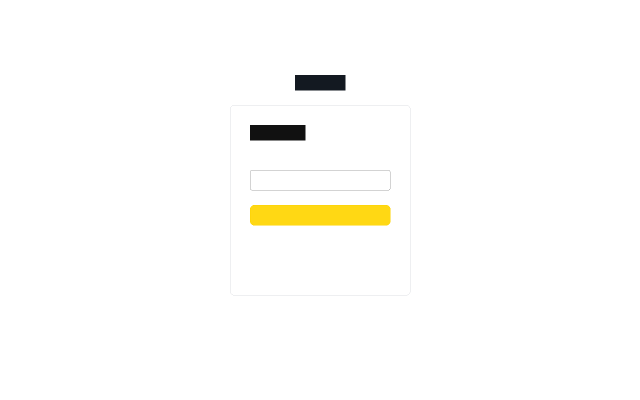
#> input picture backend/visual_intel/golden_templates/amazon.png, 1280 x 800 px (shown at 1/2 size); its folder holds only this picture in this run
$ python -i siamese_comparator.py   (imports and definitions only)   (older library calls are emulated)
#> lines starting #> are read from the running program, lines starting #| are printed output that depends on the picture
#> further down, picture is the input picture: shape (800, 1280, 3); mean B, G, R 250.8, 253, 253.4
"""
Robust Multi-Stage Siamese & Deep Structural Visual Comparator.
Features:
1. Multi-Frequency 2D-DCT (Global spatial frequency & macro layout)
2. Directional Sobel Gradient Histograms (Button, input field, and card boundaries)
3. Structural Similarity Index (SSIM) Luminance & Contrast Matrix
4. HSV Color Space Chromatic Histograms (Brand palette matching: Netflix red, Chase blue, etc.)
5. Semantic DOM Text Cross-Correlation (Brand keyword boost)
6. Strict Impersonation Discrepancy Gate (Matches visual brand vs authoritative domain registry)
"""
import os
import cv2
import numpy as np
from urllib.parse import urlparse
import tldextract

TEMPLATES_DIR = os.path.join(os.path.dirname(__file__), "golden_templates")

# Comprehensive authoritative brand domain registry
AUTHORITATIVE_DOMAINS = {
    "apple": ["apple.com", "icloud.com"],
    "paypal": ["paypal.com"],
    "microsoft": ["microsoft.com", "live.com", "office.com", "microsoftonline.com", "msn.com"],
    "google": ["google.com", "accounts.google.com", "youtube.com"],
    "amazon": ["amazon.com", "aws.amazon.com"],
    "netflix": ["netflix.com"],
    "chase": ["chase.com", "jpmorganchase.com"],
    "meta": ["facebook.com", "meta.com", "instagram.com"],
    "github": ["github.com"]
}

# Strict threshold for full brand match
VISUAL_MATCH_THRESHOLD = 0.72

# [24 lines left out: function calculate_ssim, not called in this run]

def extract_robust_visual_embedding(img_bgr: np.ndarray) -> dict:
    """
    Extracts a multi-modal visual descriptor containing:
    1. Spatial layout DCT vector (128-dim)
    2. Edge gradient direction orientation (64-dim)
    3. Chromatic color histogram in HSV (48-dim)
    4. Grayscale normalized 128x128 image for SSIM comparison
    """
    gray = cv2.cvtColor(img_bgr, cv2.COLOR_BGR2GRAY)
    gray_128 = cv2.resize(gray, (128, 128), interpolation=cv2.INTER_AREA)
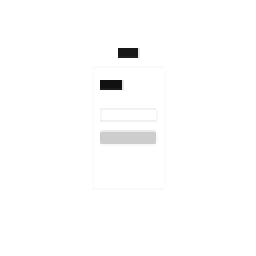
#> gray_128: shape (128, 128) (shown 2 times larger); min 17, max 255, mean 252.8

    # 1. 2D DCT for spatial frequency
    float_img = np.float32(gray_128) / 255.0
    dct = cv2.dct(float_img)
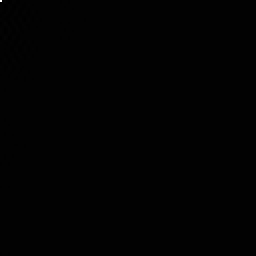
#> dct: shape (128, 128) float32 (shown 2 times larger); min -1.16, max 126.9, mean 0; drawn with min black and max white
    dct_vec = dct[:12, :12].flatten() # 144 components
#> dct_vec = 144 values, max 126.9 at index 0, min -1.16 at index 4, mean 0.89

    # 2. Gradient orientation (Sobel edges)
    sobelx = cv2.Sobel(gray_128, cv2.CV_64F, 1, 0, ksize=3)
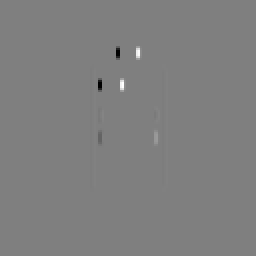
#> sobelx: shape (128, 128) float64 (shown 2 times larger); min -952, max 952, mean 0; drawn with min black and max white
    sobely = cv2.Sobel(gray_128, cv2.CV_64F, 0, 1, ksize=3)
    mag = np.sqrt(sobelx**2 + sobely**2)
    mag_pooled = cv2.resize(mag, (8, 8)).flatten() # 64 components
#> mag_pooled = 64 values, max 952 at index 19, min 0 at index 0, mean 21.44

    # 3. HSV Chromatic Palette (captures distinctive brand colors like Netflix red, Chase blue)
    hsv = cv2.cvtColor(img_bgr, cv2.COLOR_BGR2HSV)
#> hsv: shape (800, 1280, 3); mean H, S, V 0.8, 3, 253.4
    h_hist = cv2.calcHist([hsv], [0], None, [16], [0, 180]).flatten()
#> h_hist = [1007956, 0, 11453, 0, 0, 0, 0, 0, 0, 4591, 0, 0, 0, 0, 0, 0]
    s_hist = cv2.calcHist([hsv], [1], None, [16], [0, 256]).flatten()
#> s_hist = [1009416, 0, 0, 0, 0, 0, 3131, 0, 0, 0, 0, 0, 0, 0, 10833, 620]
    color_vec = np.concatenate([h_hist, s_hist])
#> color_vec = 32 values, max 1009416 at index 16, min 0 at index 1, mean 64000
    color_norm = np.linalg.norm(color_vec)
#> color_norm = 1426595.9
    if color_norm > 0:
        color_vec = color_vec / color_norm
#> color_vec = 32 values, max 0.708 at index 16, min 0 at index 1, mean 0.0449

    # Combine spatial layout vector
    spatial_vec = np.concatenate([dct_vec, mag_pooled])
#> spatial_vec = 208 values, max 952 at index 163, min -1.16 at index 4, mean 7.21
    spatial_norm = np.linalg.norm(spatial_vec)
#> spatial_norm = 995.1
    if spatial_norm > 0:
        spatial_vec = spatial_vec / spatial_norm
#> spatial_vec = 208 values, max 0.957 at index 163, min -0.00117 at index 4, mean 0.00725

    return {
        "spatial_vec": spatial_vec,
        "color_vec": color_vec,
        "gray_128": gray_128
    }

# [113 lines left out: function compare_siamese_layout, not called in this run]

>>> import cv2
>>> picture = cv2.imread('golden_templates/amazon.png')
>>> result = extract_robust_visual_embedding(picture)
#> result = 3 items

$ run again, on backend/visual_intel/golden_templates/chase.png
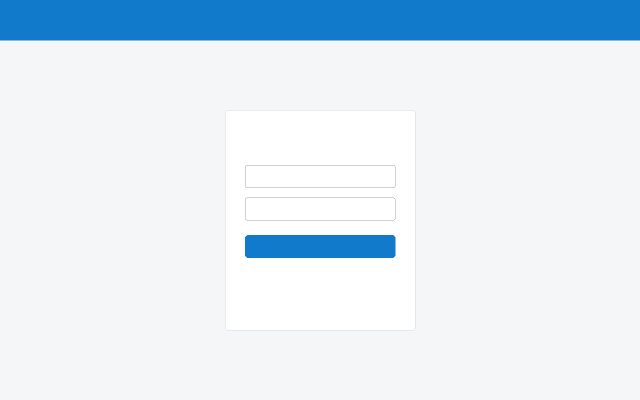
#> input picture backend/visual_intel/golden_templates/chase.png, 1280 x 800 px (shown at 1/2 size)
#> picture is the input picture: shape (800, 1280, 3); mean B, G, R 243.6, 232.9, 219.4
#> in extract_robust_visual_embedding, `gray_128 = cv2.resize(gray, (128, 128), interpolation=cv2.INTER_AREA)`:
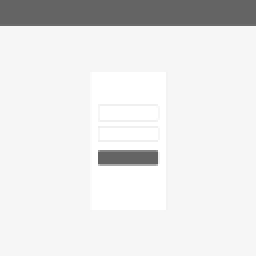
#> gray_128: shape (128, 128) (shown 2 times larger); min 100, max 255, mean 230.4
#> dct_vec = 144 values, max 115.7 at index 0, min -10.16 at index 36, mean 0.427
#> in extract_robust_visual_embedding, `mag = np.sqrt(sobelx**2 + sobely**2)`:
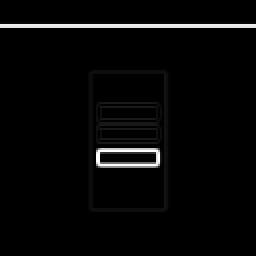
#> mag: shape (128, 128) float64 (shown 2 times larger); min 0, max 622, mean 16.6; drawn with min black and max white
#> mag_pooled = 64 values, max 30 at index 35, min 0 at index 0, mean 1.5
#> hsv: shape (800, 1280, 3); mean H, S, V 89.3, 29.8, 243.6
#> h_hist = [151187, 0, 0, 0, 0, 0, 0, 0, 0, 872813, 0, 0, 0, 0, 0, 0]
#> s_hist = [905150, 1364, 0, 0, 0, 0, 0, 0, 0, 0, 0, 0, 0, 0, 117486, 0]
#> in extract_robust_visual_embedding, `color_vec = np.concatenate([h_hist, s_hist])`: color_vec = 32 values, max 905150 at index 16, min 0 at index 1, mean 64000
#> color_norm = 1271912.5
#> in extract_robust_visual_embedding, `color_vec = color_vec / color_norm`: color_vec = 32 values, max 0.712 at index 16, min 0 at index 1, mean 0.0503
#> in extract_robust_visual_embedding, `spatial_vec = np.concatenate([dct_vec, mag_pooled])`: spatial_vec = 208 values, max 115.7 at index 0, min -10.16 at index 36, mean 0.757
#> spatial_norm = 127.7
#> in extract_robust_visual_embedding, `spatial_vec = spatial_vec / spatial_norm`: spatial_vec = 208 values, max 0.906 at index 0, min -0.0796 at index 36, mean 0.00593
#> result = 3 items
